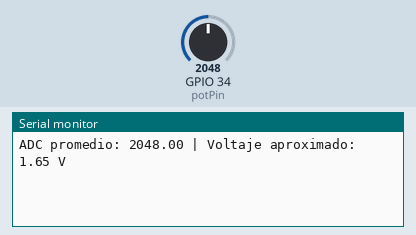
This sketch was run on a simulated ESP32. Parts: the last lines printed to the serial monitor. The test bench sets the inputs (shaded band); at power-on: GPIO 34 (potPin) = 2048.

Above: at 1.2 s.
1.3 s: GPIO 34 (potPin) set to 2866
At 2.2 s:
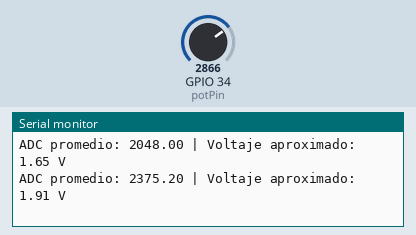
2.8 s: GPIO 34 (potPin) set to 3603
At 3.8 s:
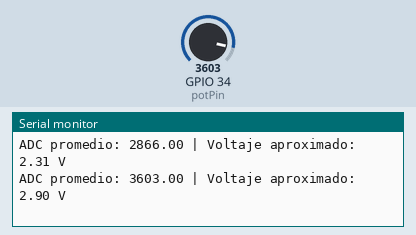
Timing chart, 0 to 5.8 s (numbered marks = the images above; inputs shaded):
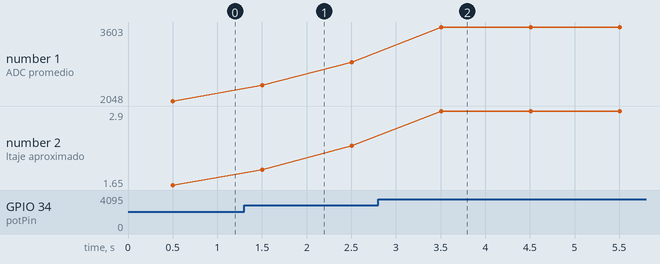

The sketch:

wifiejercicio1.ino
```cpp
int potPin = 34;          // pin del potenciómetro
int valores[10];          // array para guardar 10 lecturas
int cantidad = 10;

void setup() {
  Serial.begin(115200);
}

void loop() {
  int suma = 0;
  //10 lecturas
  for (int i = 0; i < cantidad; i++) {
    valores[i] = analogRead(potPin);
    suma = suma + valores[i];
    delay(50);  // pequeña pausa entre lecturas
  }

  float promedio = suma / 10.0;
  //promedio ADC a voltaje
  float voltaje = (promedio * 3.3) / 4095.0;
  // Mostrar resultados
  Serial.print("ADC promedio: ");
  Serial.print(promedio);
  Serial.print(" | Voltaje aproximado: ");
  Serial.print(voltaje, 2);
  Serial.println(" V");
  delay(500);
}
```

Measured:
- after the input at 1.3 s, the serial monitor: prints a new line after 0.20 s (image 1)
- after the input at 2.8 s, the serial monitor: prints a new line after 0.71 s (image 2)
- plotted number 1: 2048 → 2866 after the input at 1.3 s, 2866 → 3603 after the input at 2.8 s
- plotted number 2: 1.65 → 2.31 after the input at 1.3 s, 2.31 → 2.9 after the input at 2.8 s
